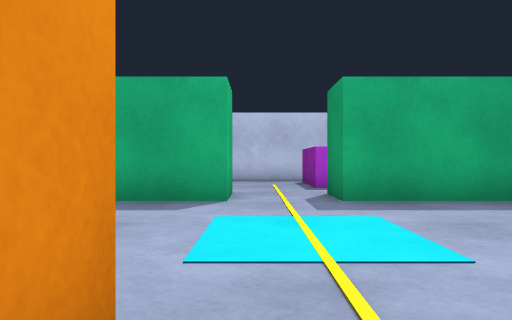
[1] (above)

18 first-person views from a walk through a world built for the Gazebo simulator. The camera is 0.71 m above the floor, looks level and sees 70° across. The floor is counted in squares, 1 m on a side. Each view is taken from the middle of a square. On the plan, view 1 faces up. The plan holds only what a view shows up to about 11 squares ahead; the rest is blank.

[2]
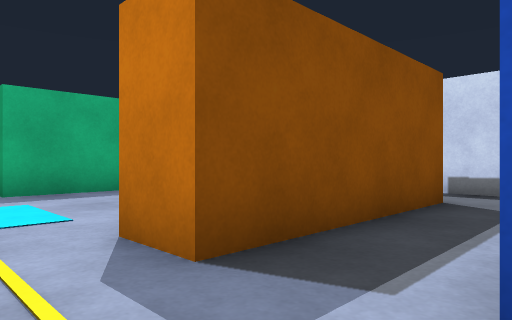

[3]
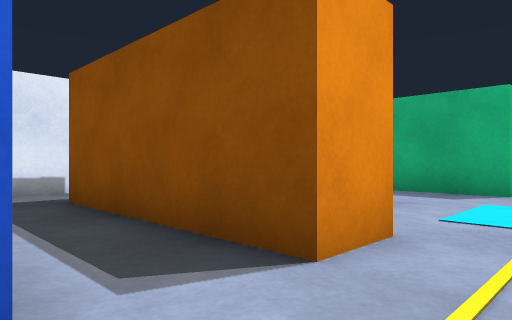

[4]
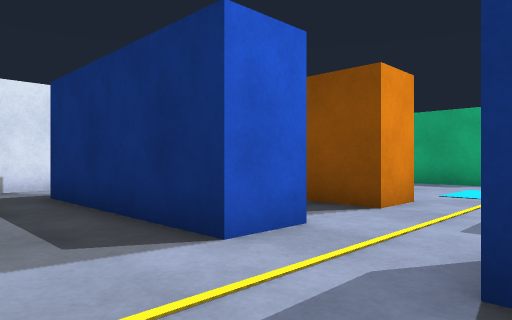

[5]
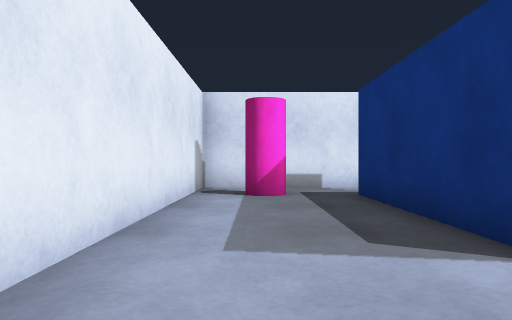

[6]
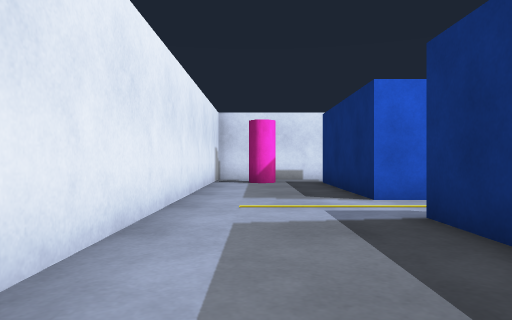

[7]
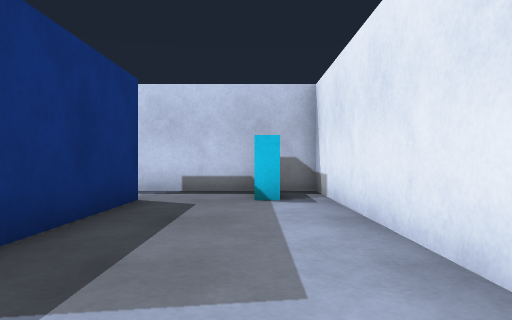

[8]
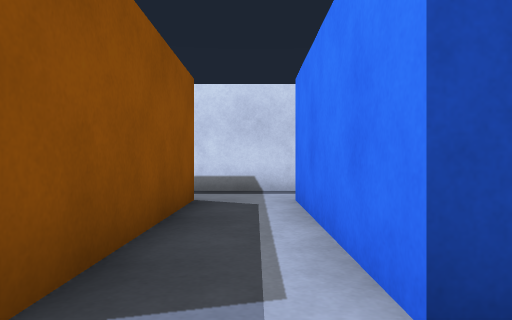

[9]
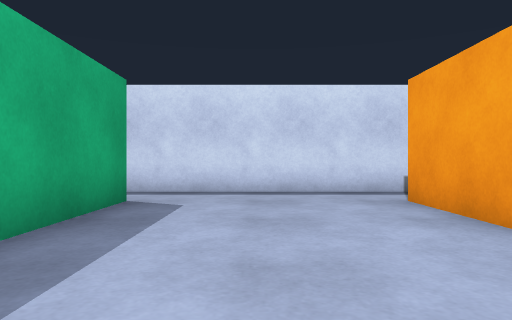

[10]
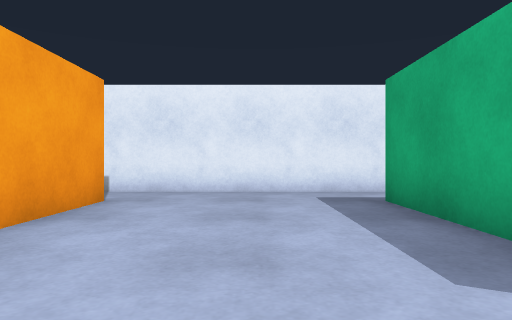

[11]
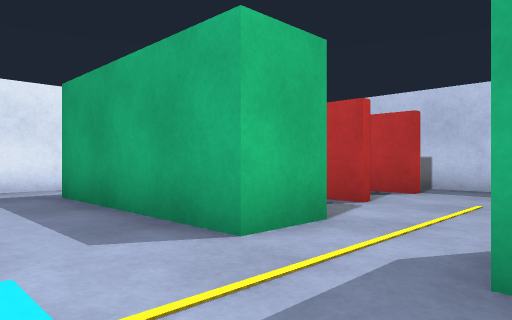

[12]
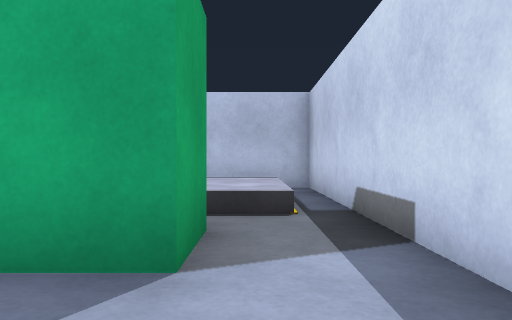

[13]
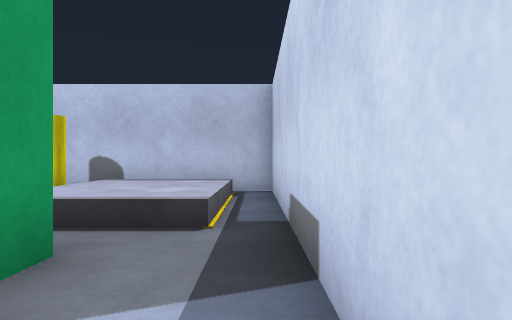

[14]
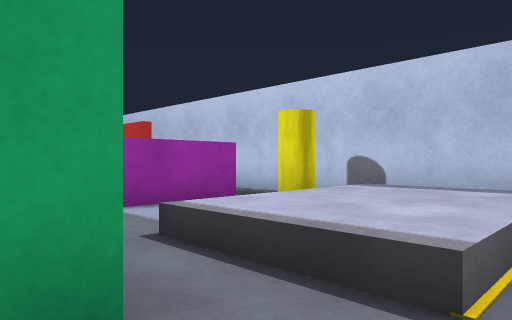

[15]
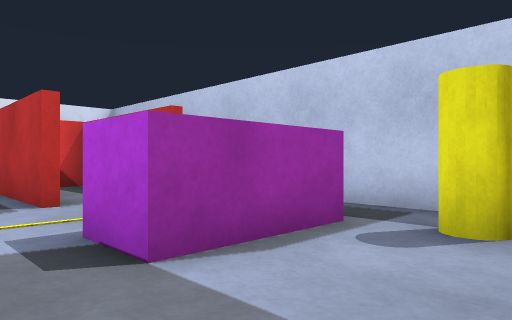

[16]
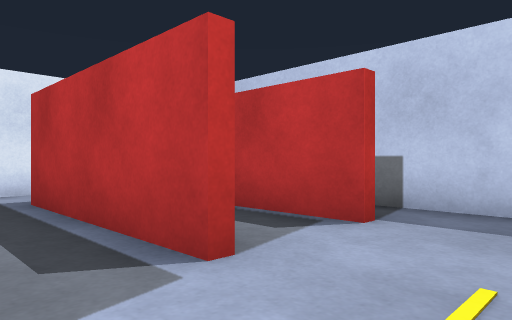

[17]
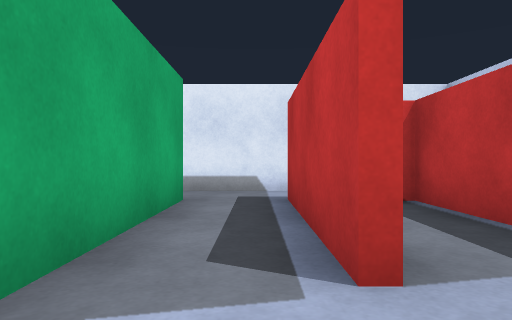

[18]
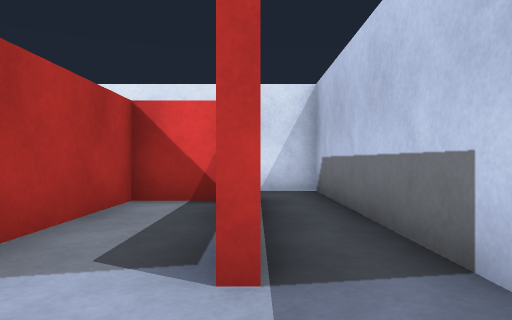

### Floor plan
Points are (right, up) in squares from view 1. A wall is a line through its corners. A room is listed if a view was taken in it or the views show most of it. See-through windows are left out.
Room 1 (views 1, 2, 3, 8)
walls: (-0.5, -1.6) (-0.5, -2.9); (1.5, -2.1) (1.5, -1.7) (6.4, -1.7); (-0.5, 1.4) (-0.5, 0.1) (-5.5, 0.1); (6.5, 0.1) (1.5, 0.1) (1.5, 1.4); (-7.4, -2.2) (-7.4, -3.4); (-7.4, 1.6) (-7.4, -0.4); (8.4, -3.4) (8.4, 1.5)
ways out: opening at (-6.5, -2.5) to room 2; opening at (0.5, -2.5) to room 2; opening at (7.5, -2.5) to room 2; opening at (-6.5, 0.5) to room 3; opening at (0.5, 0.5) to room 3; opening at (7.5, 0.5) to room 3
Room 2 (views 4, 5, 6, 7)
walls: (-0.5, -2.9) (-5.5, -2.9); (6.5, -2.9) (1.5, -2.9); (-7.4, -3.4) (-7.4, -6.4) (8.4, -6.4) (8.4, -3.4)
ways out: opening at (-6.5, -2.5) to room 1; opening at (0.5, -2.5) to room 1; opening at (7.5, -2.5) to room 1
objects: pillar (-6, -5) to (-5, -5); cyan box (7, -5) to (8, -5)
Room 3 (views 9, 10, 11, 12, 13, 14)
walls: (-0.5, 7.8) (-0.5, 6.3) (-5.5, 6.3); (3.8, 1.3) (6.5, 1.3); (-5.5, 1.3) (-2.8, 1.3); (6.5, 7.8) (6.5, 6.3) (1.5, 6.3) (1.5, 7.6); (-7.4, 7.5) (-7.4, 1.6); (8.4, 1.5) (8.4, 7.5)
ways out: opening at (-6.5, 0.5) to room 1; opening at (0.5, 0.5) to room 1; opening at (7.5, 0.5) to room 1; opening at (-6.5, 7) to room 4; opening at (0.5, 7) to room 4; opening at (7.5, 7) to room 4
Room 4 (views 15, 16, 17, 18)
walls: (-1, 9.6) (-5.6, 9.6); (-1, 11.8) (-5.4, 11.8) (-5.4, 9.8) (-2, 9.8); (4.6, 13.4) (-1.4, 13.4); (-5.5, 7.7) (-0.8, 7.7); (8.4, 7.5) (8.4, 13.4) (7.5, 13.4); (-7.4, 10) (-7.4, 7.5)
ways out: opening at (-6.5, 7) to room 3; opening at (0.5, 7) to room 3; opening at (7.5, 7) to room 3; opening at (-7, 13) to room 5; opening at (-2, 13) to room 5
objects: purple box (2, 9) to (2, 11); pillar (4, 12); grey box (5, 9) to (7, 13)
Room 5 (no view inside)
walls: (-1.4, 13.4) (-7.4, 13.4) (-7.4, 12.1)
ways out: opening at (-7, 13) to room 4; opening at (-2, 13) to room 4

Where each view was taken, in squares from view 1:
view 1: 0 up, 0 right, facing up
view 2: 2 down, 0 right, facing up-right
view 3: 2 down, 1 right, facing up-left
view 4: 5 down, 2 right, facing up-left
view 5: 5 down, 2 right, facing left
view 6: 5 down, 6 right, facing left
view 7: 5 down, 0 right, facing right
view 8: 1 down, 0 right, facing right
view 9: 4 up, 0 right, facing right
view 10: 4 up, 1 right, facing left
view 11: 4 up, 2 right, facing up-left
view 12: 4 up, 7 right, facing up
view 13: 5 up, 8 right, facing up
view 14: 7 up, 8 right, facing up-left
view 15: 8 up, 5 right, facing up-left
view 16: 8 up, 1 right, facing up-left
view 17: 9 up, 1 right, facing left
view 18: 12 up, 1 right, facing left
